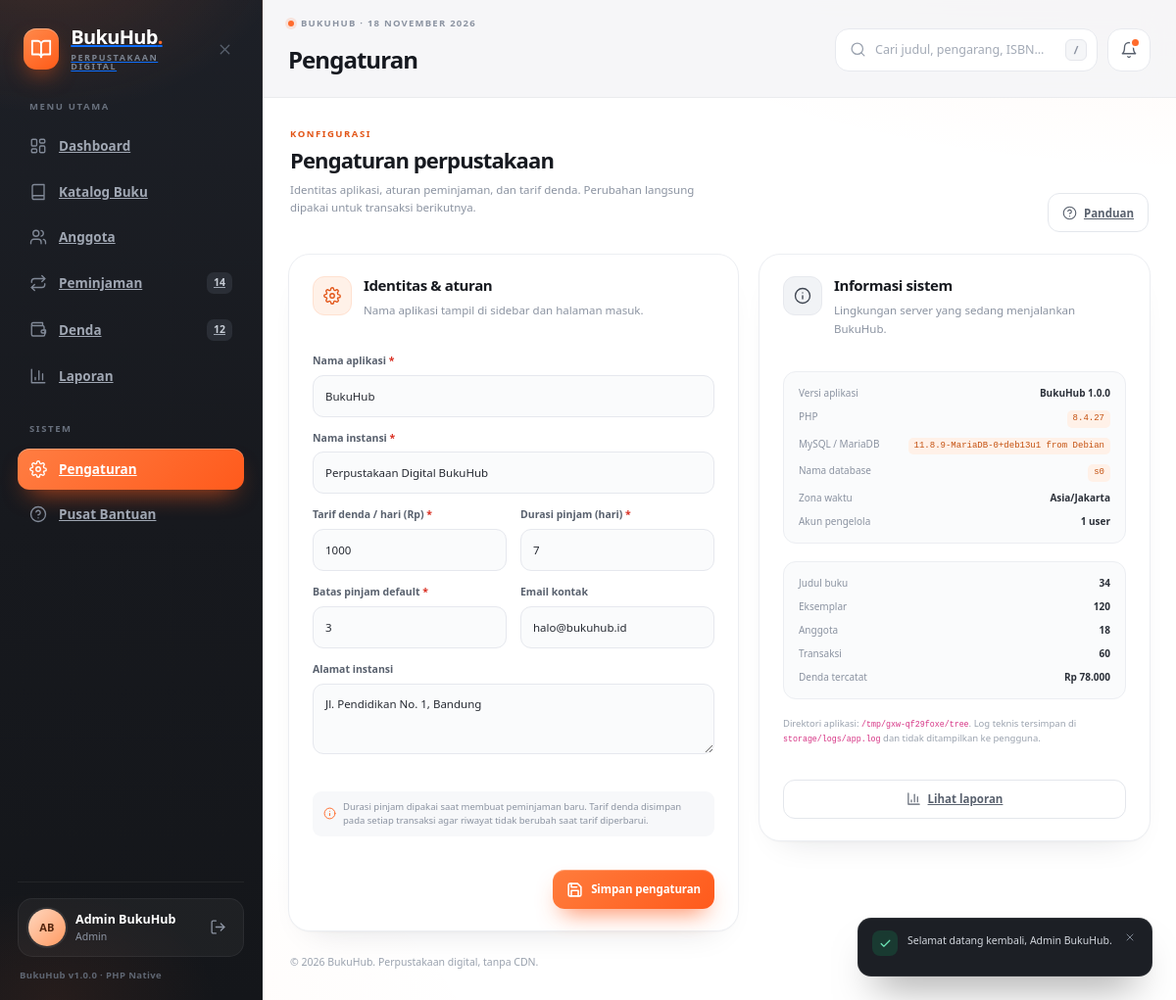
The app's page /index.php?page=settings (signed in) with its own data.
### tables this page shows
CREATE TABLE `pengaturan` (
  `id_pengaturan`     TINYINT UNSIGNED NOT NULL DEFAULT 1,
  `nama_aplikasi`     VARCHAR(60)  NOT NULL DEFAULT 'BukuHub',
  `nama_instansi`     VARCHAR(120) NOT NULL DEFAULT 'Perpustakaan Digital BukuHub',
  `tarif_denda`       INT UNSIGNED NOT NULL DEFAULT 1000,
  `durasi_hari`       TINYINT UNSIGNED NOT NULL DEFAULT 7,
  `maks_pinjam_default` TINYINT UNSIGNED NOT NULL DEFAULT 3,
  `email_kontak`      VARCHAR(120) NULL DEFAULT NULL,
  `alamat`            VARCHAR(255) NULL DEFAULT NULL,
  `created_at`        TIMESTAMP NOT NULL DEFAULT CURRENT_TIMESTAMP,
  `updated_at`        TIMESTAMP NOT NULL DEFAULT CURRENT_TIMESTAMP ON UPDATE CURRENT_TIMESTAMP,
  PRIMARY KEY (`id_pengaturan`),
  CONSTRAINT `chk_pengaturan_single` CHECK (`id_pengaturan` = 1)
);

### views/settings/index.php (the view, shortened to what the rows shown need)
<?php
$appName = (string) ($settings['nama_aplikasi'] ?? 'BukuHub');
$institution = (string) ($settings['nama_instansi'] ?? 'Perpustakaan Digital BukuHub');
?>
<section class="view is-active" aria-labelledby="settingsHeading">
  <div class="module-head">
    <div>
      <h2 class="module-title" id="settingsHeading">Pengaturan perpustakaan</h2>
    </div>
  </div>
  <div class="settings-grid">
    <form class="card settings-card" method="post" action="<?= e(url('settings', ['action' => 'update'])) ?>">
      <div class="settings-form">
        <div class="<?= field_class($formErrors ?? [], 'nama_aplikasi') ?>">
          <label for="settingAppName">Nama aplikasi <span class="req">*</span></label>
          <input id="settingAppName" name="nama_aplikasi" type="text" maxlength="60" required
            value="<?= e(old('nama_aplikasi', $appName)) ?>">
        </div>
        <div class="<?= field_class($formErrors ?? [], 'nama_instansi') ?>">
          <label for="settingInstitution">Nama instansi <span class="req">*</span></label>
          <input id="settingInstitution" name="nama_instansi" type="text" maxlength="120" required
            value="<?= e(old('nama_instansi', $institution)) ?>">
        </div>
        <div class="form-grid">
          <div class="<?= field_class($formErrors ?? [], 'tarif_denda') ?>">
            <label for="settingRate">Tarif denda / hari (Rp) <span class="req">*</span></label>
            <input id="settingRate" name="tarif_denda" type="number" inputmode="numeric" min="0" max="100000" required
              value="<?= e(old('tarif_denda', $settings['tarif_denda'] ?? 1000)) ?>">
          </div>
          <div class="<?= field_class($formErrors ?? [], 'durasi_hari') ?>">
            <label for="settingDuration">Durasi pinjam (hari) <span class="req">*</span></label>
            <input id="settingDuration" name="durasi_hari" type="number" inputmode="numeric" min="1" max="60" required
              value="<?= e(old('durasi_hari', $settings['durasi_hari'] ?? 7)) ?>">
          </div>
          <div class="<?= field_class($formErrors ?? [], 'maks_pinjam_default') ?>">
            <label for="settingLimit">Batas pinjam default <span class="req">*</span></label>
            <input id="settingLimit" name="maks_pinjam_default" type="number" inputmode="numeric" min="1" max="10" required
              value="<?= e(old('maks_pinjam_default', $settings['maks_pinjam_default'] ?? 3)) ?>">
          </div>
          <div class="<?= field_class($formErrors ?? [], 'email_kontak') ?>">
            <label for="settingEmail">Email kontak</label>
            <input id="settingEmail" name="email_kontak" type="email" maxlength="120"
              value="<?= e(old('email_kontak', $settings['email_kontak'] ?? '')) ?>" placeholder="halo@bukuhub.id">
          </div>
        </div>
        <div class="<?= field_class($formErrors ?? [], 'alamat') ?>">
          <label for="settingAddress">Alamat instansi</label>
          <textarea id="settingAddress" name="alamat" rows="2" maxlength="255"
            placeholder="Alamat perpustakaan"><?= e(old('alamat', $settings['alamat'] ?? '')) ?></textarea>
        </div>
      </div>
    </form>
  </div>
</section>

### records on screen
pengaturan: nama_aplikasi "BukuHub", nama_instansi "Perpustakaan Digital BukuHub", tarif_denda "1000", durasi_hari "7", maks_pinjam_default "3", email_kontak "halo@bukuhub.id", alamat "Jl. Pendidikan No. 1, Bandung"

### other values on screen
$navCounts['active_loans'] "14"
$navCounts['unpaid_fines'] "12"
initials($user['nama'] ?? 'Admin') "AB"
$user['nama'] "Admin BukuHub"
$user['role'] "Admin"
config('version', '1.0.0') "1.0.0"
$pageTitle "Pengaturan"
$system['php'] "8.4.27"
$system['mysql'] "11.8.9-MariaDB-0+deb13u1 from Debian"
$system['database'] "s0"
$system['timezone'] "Asia/Jakarta"
num($system['users'] ?? 0) "1"
num($bookStats['total_judul'] ?? 0) "34"
num($bookStats['total_eksemplar'] ?? 0) "120"
num($memberStats['total'] ?? 0) "18"
